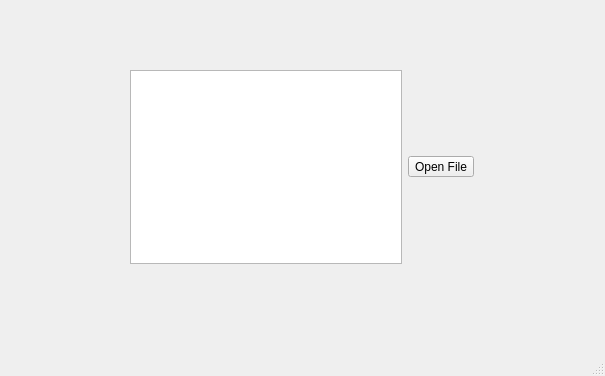
<?xml version="1.0" encoding="UTF-8"?>
<ui version="4.0">
 <class>MainWindow</class>
 <widget class="QMainWindow" name="MainWindow">
  <property name="geometry">
   <rect>
    <x>0</x>
    <y>0</y>
    <width>605</width>
    <height>376</height>
   </rect>
  </property>
  <property name="windowTitle">
   <string>MainWindow</string>
  </property>
  <widget class="QWidget" name="centralwidget">
   <widget class="QWidget" name="">
    <property name="geometry">
     <rect>
      <x>130</x>
      <y>70</y>
      <width>344</width>
      <height>194</height>
     </rect>
    </property>
    <layout class="QHBoxLayout" name="horizontalLayout">
     <item>
      <widget class="QTextEdit" name="textEdit"/>
     </item>
     <item>
      <widget class="QToolButton" name="toolButton">
       <property name="text">
        <string>Open File</string>
       </property>
      </widget>
     </item>
    </layout>
   </widget>
  </widget>
  <widget class="QMenuBar" name="menubar">
   <property name="geometry">
    <rect>
     <x>0</x>
     <y>0</y>
     <width>605</width>
     <height>22</height>
    </rect>
   </property>
  </widget>
  <widget class="QStatusBar" name="statusbar"/>
 </widget>
 <resources/>
 <connections/>
</ui>
